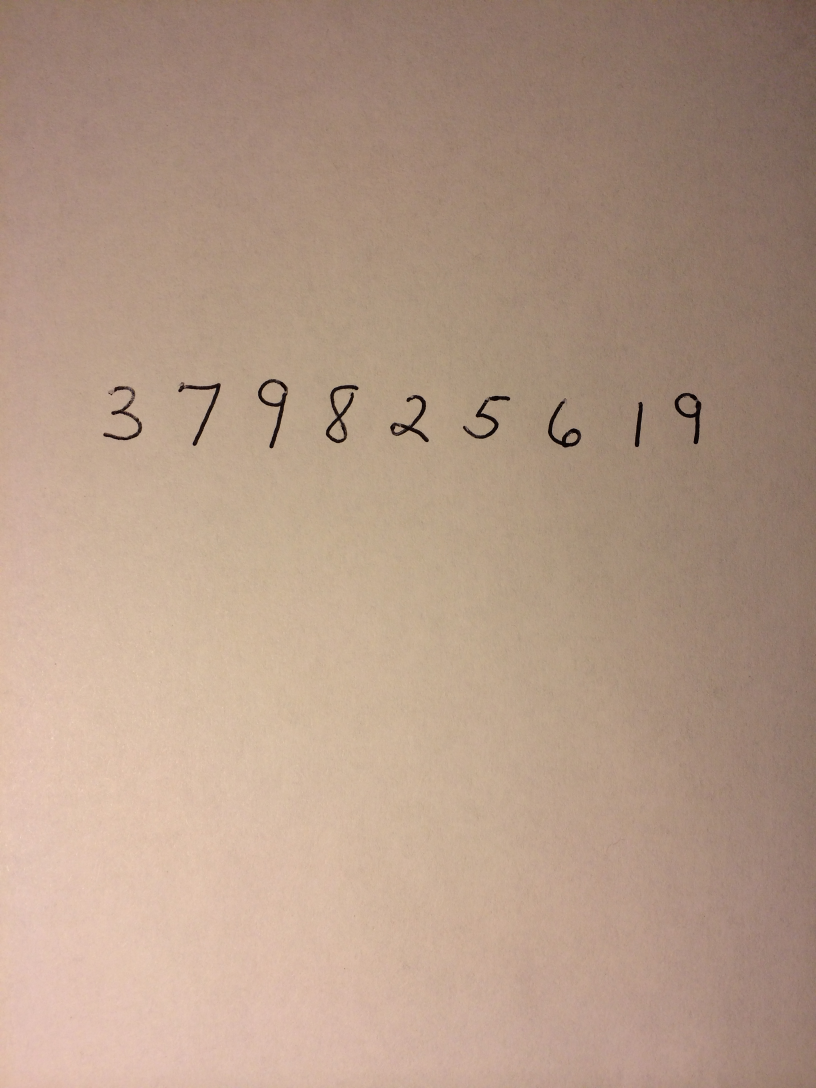
#> input picture images/1.JPG, 2448 x 3264 px (shown at 1/3 size)
$ python -i image.py   (imports and definitions only)
#> lines starting #> are read from the running program, lines starting #| are printed output that depends on the picture; after the words box and inside, x2 and y2 are one past the last pixel; in counts of white or black regions, pixels touching at a corner belong together
import cv2
import numpy as np

# Given a string of the path of an image, this returns an array of images, each of which
# are single characters formatted like images in the MNIST data set. Order left to righ.
# This currently only reads a single line of numbers in an image, could easily be
# extended to read multiple

def getNumbers(image):
#> called with image = 'images/1.JPG'
	img = cv2.imread(image)
#> img is the input picture: shape (3264, 2448, 3); mean B, G, R 135.2, 153.6, 180.2

	# Extend this to handle determining if a img has to be rotated or not
	# take horizontal and vertical histogram, rotate so that horizontal has greater distribution
	img = cv2.transpose(img);
#> img: shape (2448, 3264, 3)
	img = cv2.flip(img, 1);
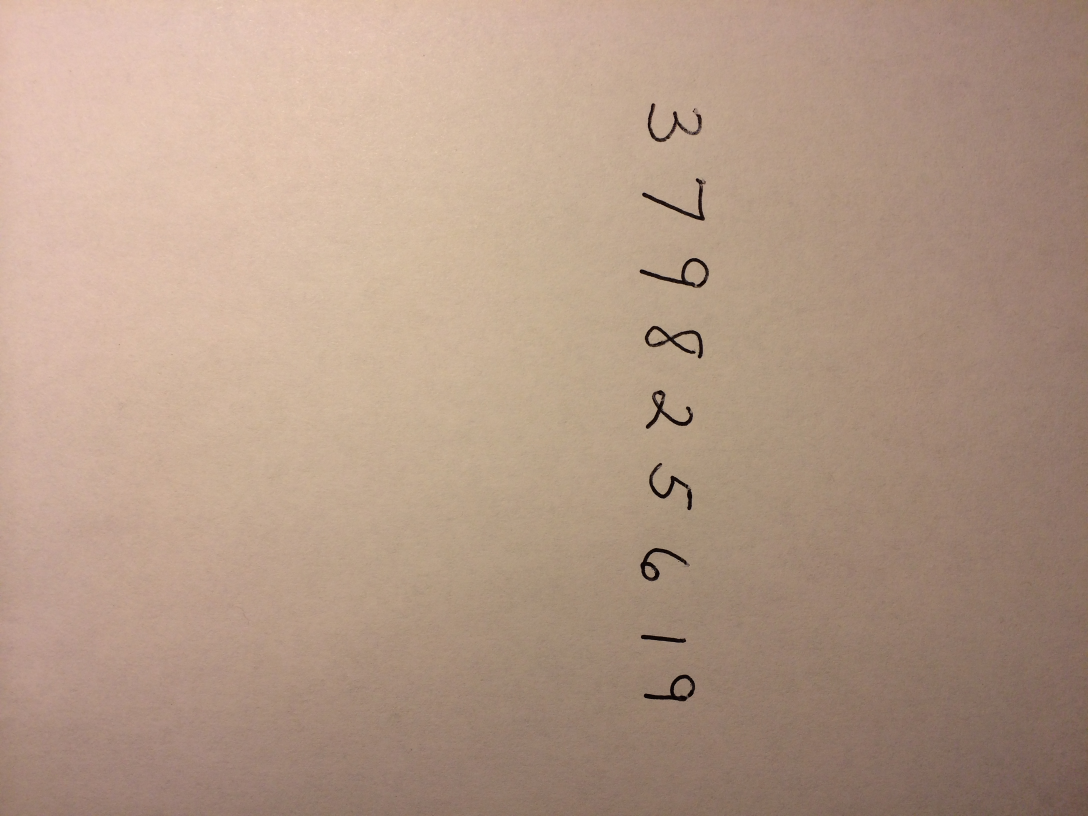
#> img: shape (2448, 3264, 3) (shown at 1/3 size); mean B, G, R 135.2, 153.6, 180.2

	processed = _preProcess(img)
	segments = _charSegmentation(processed, img)
	numbers = _normalizeFormat(segments)

	return numbers

# Given an instance of an image(numpy array), process the image to make
# image segmentation easier and more accurate.
def _preProcess(image):
	# Convert to Gray Scale
	gray = cv2.cvtColor(image,cv2.COLOR_BGR2GRAY)
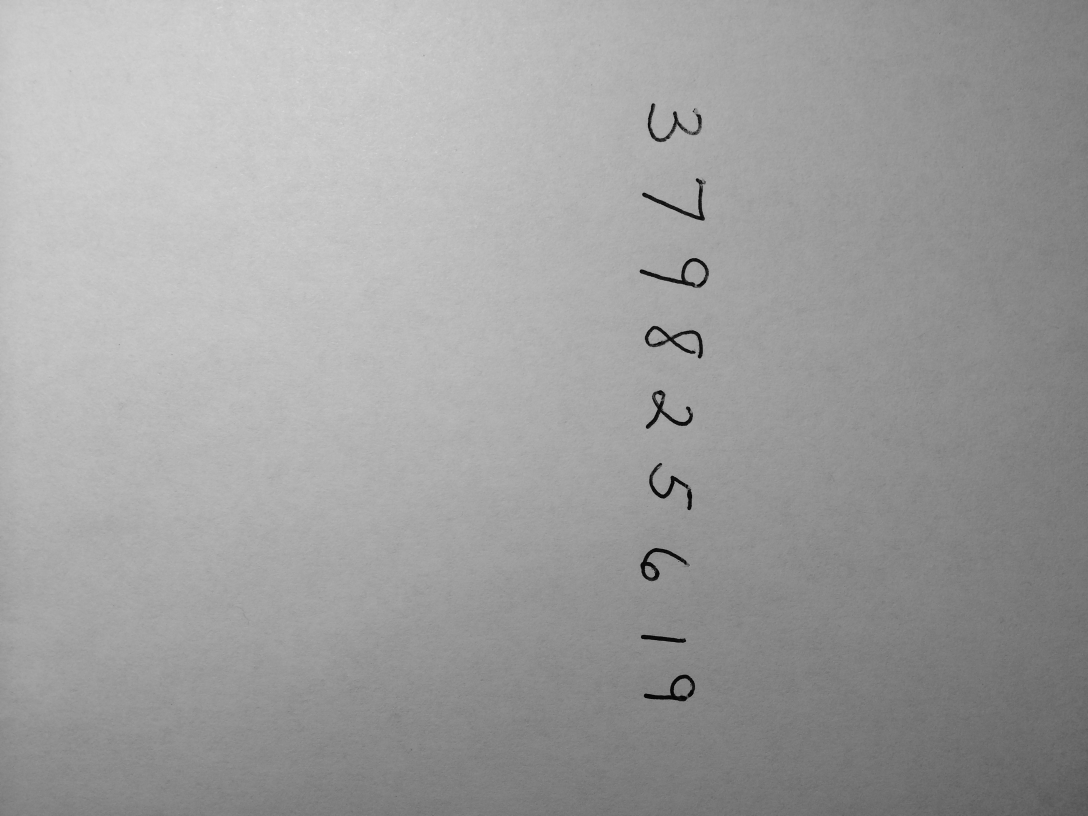
#> gray: shape (2448, 3264) (shown at 1/3 size); min 1, max 231, mean 159.5

	# Remove noise (maybe too much if numbers written smaller?)
	gray = cv2.medianBlur(gray,11)

	# Deskewing can be added for improved accuracy

	# Apply adaptive threshold
	thresh = cv2.adaptiveThreshold(gray,255,1,1,11,2)
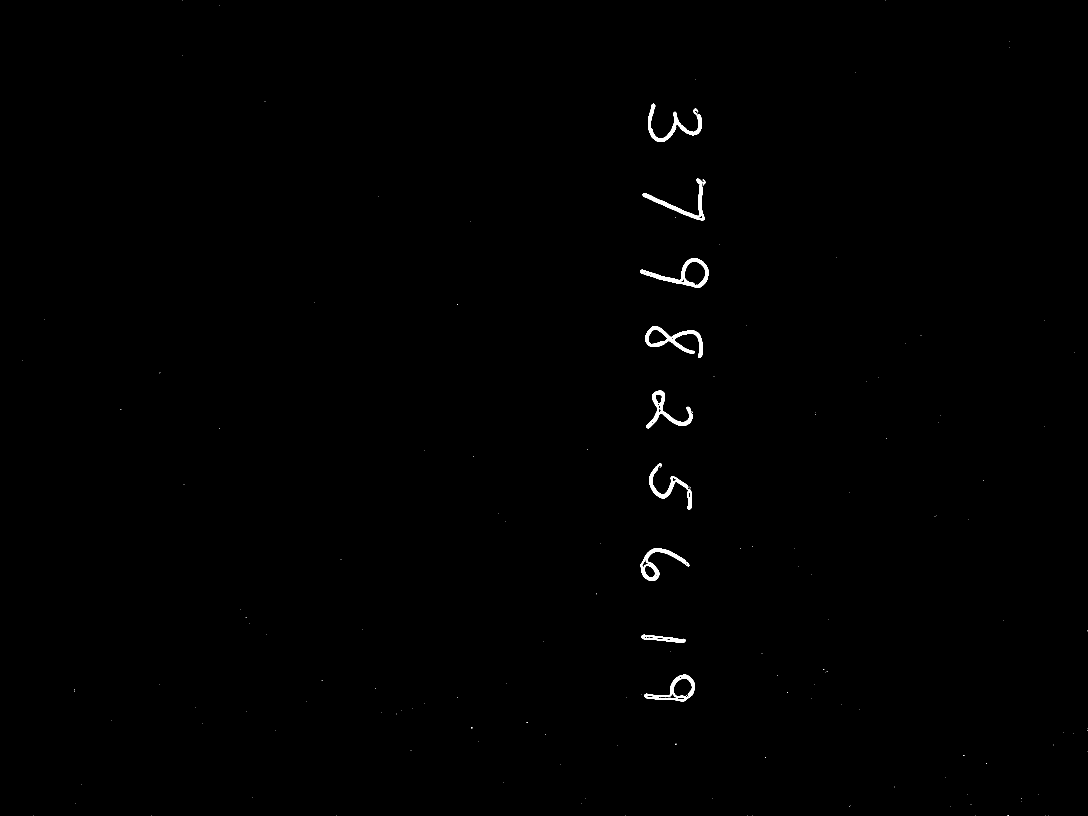
#> thresh: shape (2448, 3264) (shown at 1/3 size); 0.35% white; 173 white regions (163 under 20 px), largest, box (x1, y1, x2, y2) and area: (1935, 978, 2109, 1074) 4068, (1920, 775, 2126, 864) 3738, (1944, 311, 2105, 426) 3548

	# Smooth
	smoothed = cv2.dilate(thresh,None,iterations = 3)
#> smoothed: shape (2448, 3264); 0.75% white; 140 white regions, largest, box (x1, y1, x2, y2) and area: (1932, 975, 2112, 1077) 7332, (1941, 308, 2108, 429) 6829, (1917, 772, 2129, 867) 6766
	smoothed = cv2.erode(smoothed,None,iterations = 2)
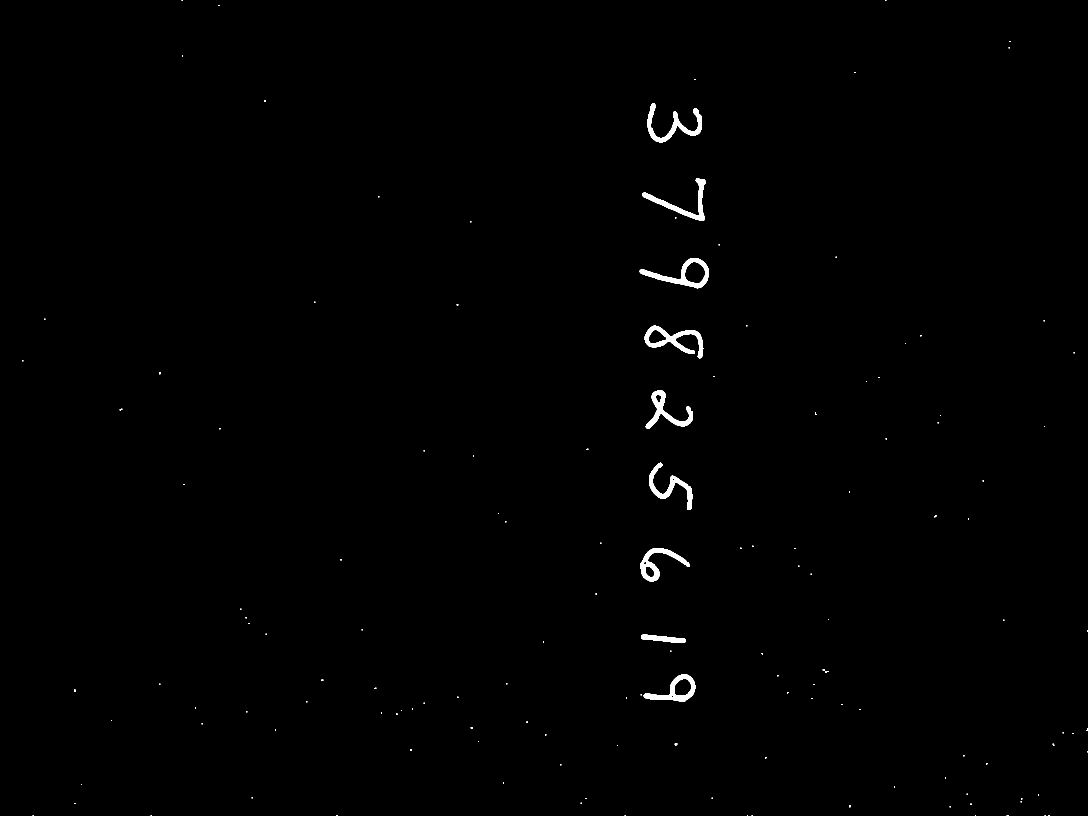
#> smoothed: shape (2448, 3264) (shown at 1/3 size); 0.5% white; 141 white regions (120 under 20 px), largest, box (x1, y1, x2, y2) and area: (1934, 977, 2110, 1075) 5232, (1919, 774, 2127, 865) 4950, (1943, 310, 2106, 427) 4849
	processed = cv2.medianBlur(smoothed,11)
#> processed: shape (2448, 3264); 0.48% white; 10 white regions (1 under 20 px)

	return processed

# Give a Countour returns x coordinate of lower left corner
def _xsort(cnt):
	x,y,w,h = cv2.boundingRect(cnt)
	return x

# Given a appropiately pre-processed image and the original, this will return an
# array of images, each image is a single character, sorted along x axis

def _charSegmentation(img, original):
	# Character Segmentations with countours
	contours,hierarchy = cv2.findContours(img,cv2.RETR_EXTERNAL,cv2.CHAIN_APPROX_SIMPLE)
#> contours = 10 contours, 1 with area under 20; largest, box (x1, y1, x2, y2) and area: (1920, 774, 2127, 864) 7614, (1934, 977, 2109, 1074) 6297, (1932, 2023, 2086, 2105) 5887, (1921, 1644, 2068, 1744) 4541, (1943, 311, 2106, 427) 4474

	# Sort countours from left to right
	contours.sort(key = lambda cnt: _xsort(cnt))

	# Seperate each countour into its own image
	numbers = []

	for cnt in contours:
	    x,y,w,h = cv2.boundingRect(cnt)
	    crop = original[y:y+h, x:x+w]
	    crop = cv2.cvtColor(crop,cv2.COLOR_BGR2GRAY)
	    # May not need blurring and may depend on size of numbers in text
	    crop = cv2.medianBlur(crop, 11)
	    ret,crop = cv2.threshold(crop,99,255,cv2.THRESH_BINARY)
	    crop = cv2.medianBlur(crop, 11)

	    numbers.append(crop)
#> this loop made 10 passes
#> (x, y, w, h) on passes 1 to 9: (1920, 774, 207, 90), (1921, 1644, 147, 100), (1924, 1903, 133, 26), (1927, 535, 190, 127), (1932, 2023, 154, 82), (1934, 977, 175, 97), (1938, 1171, 141, 115), (1943, 311, 163, 116), (1947, 1389, 130, 140)
#> (cnt, x, y, w, h, crop) on pass 10: ([[3263, 2187], [3263, 2190]], 3263, 2187, 1, 4, [0, 0, 0, 0])
#> pass 1, in _charSegmentation, `crop = cv2.medianBlur(crop, 11)`:
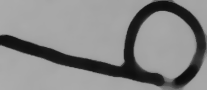
#> crop: shape (90, 207); min 11, max 172, mean 134.9
#> pass 1, in _charSegmentation, `ret,crop = cv2.threshold(crop,99,255,cv2.THRESH_BINARY)`:
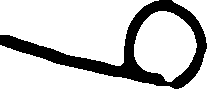
#> crop: shape (90, 207); 78.3% white; 1 black region, box (x1, y1, x2, y2) and area: (0, 0, 207, 89) 4044
#> after the loop, numbers = 10 items

	return numbers

# Given an array of images, there sizes and format are normalized. Specifically
# in this instance the images are formatted to meet the specs in the MNIST data set.
# Each character is greyscaled and resized with ani-aliasing to fit in 20*20. Then the
# the mass center of the image is found and used to center it in a 28*28 image.

def _normalizeFormat(numbers):
	finalImages = []

	for number in numbers:
		# Resize each image to fit in 20*20
		yratio = float(20) / float(number.shape[0])
		xratio = float(20) / float(number.shape[1])
		ratio = min(yratio, xratio)

		# Resize
		resized = cv2.resize(number, (0,0), fx=ratio, fy=ratio)

		# Thick/Smooth
		smoothed = cv2.GaussianBlur(resized,(3,3),0)

		# Invert Image
		inverted = abs(255 - smoothed)

		# Increase Contrast
		for r in xrange(inverted.shape[0]):
			for c in xrange(inverted.shape[1]):
				inverted[r][c] = min(round(inverted[r][c] * 1.9), 255)

		#Determine Mass Center of Image
		small = inverted
		moments = cv2.moments(small)
		x = int(round(moments['m10'] / moments['m00']))
		y = int(round(moments['m01'] / moments['m00']))
		massCenter = (x,y)

		#Using mass center place image at center of 28*28 image
		finalImage = np.zeros((28, 28), np.uint8)

		# Determine sub grid in 28 * 28
		y1 = max(14-massCenter[1], 0)
		y2 = min(14+(small.shape[0]-massCenter[1]), 28)
		x1 = max(14-massCenter[0], 0)
		x2 = min(14+(small.shape[1]-massCenter[0]), 28)

		# Gurantee it matches dimensions of small image
		while not (y2 - y1) == small.shape[0]:
			if not y2 == 28:
				y2 += 1
			else:
				y1 -= 1

		while not (x2 - x1) == small.shape[1]:
			if not x2 == 28:
				x2 += 1
			else:
				x1 -= 1

		finalImage[y1:y2, x1:x2] = small

		finalImages.append(finalImage)
#> this loop made 10 passes
#> (yratio, xratio, ratio, x, y) on passes 1 to 9: (0.222, 0.0966, 0.0966, 12, 4), (0.2, 0.136, 0.136, 7, 6), (0.769, 0.15, 0.15, 9, 2), (0.157, 0.105, 0.105, 12, 7), (0.244, 0.13, 0.13, 11, 6), (0.206, 0.114, 0.114, 10, 4), (0.174, 0.142, 0.142, 9, 9), (0.172, 0.123, 0.123, 8, 8), (0.143, 0.154, 0.143, 9, 10)
#> (number, yratio, xratio, ratio, x, y) on pass 10: ([0, 0, 0, 0], 5, 20, 5, 2, 10)
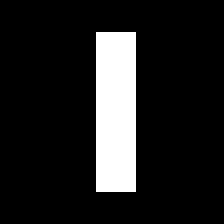
#> finalImage: shape (28, 28) (shown 8 times larger); 12.8% white; 1 white region, box (x1, y1, x2, y2) and area: (12, 4, 17, 24) 100
#> after the loop, finalImages = 10 items

	return finalImages

>>> result = getNumbers('images/1.JPG')
#> result = 10 items
